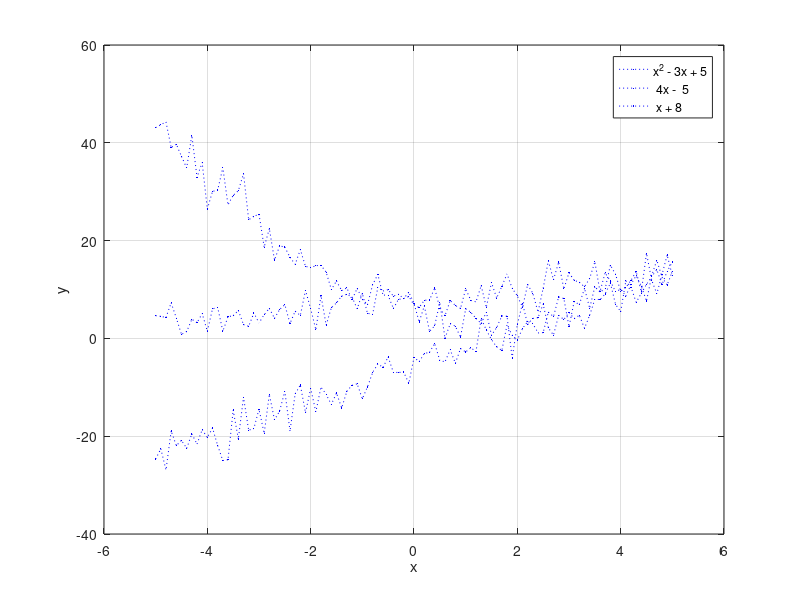

Recreate this plot in MATLAB. (Note: this script raises an error after producing the figure.)
sigma = 2.2;
x = -5:0.1:5; x = x';
y1 = x.^2 - 3 * x + 5 + randn(length(x), 1) * sigma;
y2 = 4 * x - 5 + randn(length(x), 1) * sigma;
y3 = x + 8 + randn(length(x), 1) * sigma;
figure(1)
plot(x, y1, '.:b', 'MarkerSize', 1)
hold on 
plot(x, y2, '.:b', 'MarkerSize', 1)
plot(x, y3, '.:b', 'MarkerSize', 1)
hold off
grid on
xlabel('x')
ylabel('y')
legend('x^2 - 3x + 5', ...
       ' 4x -  5', ...
       ' x + 8')
%% RUN MY ALGO
data = [x y1; x y2; x y3];
clust = mypolykmean(data(:,2)', data(:,1)', 3, 2);
% clust = mypolykmean(data(:,2), data(:,1), 3, 2, clust, 5);
title('')
grid on
disp('-------------')
for c=1:length(clust)
    try
        clust{c}.p
        R = clust{c}.S.R;
        df = clust{c}.S.df;
        normr = clust{c}.S.normr;
        sum(sum(inv(R) * inv(R)' * normr ^2 / df))
    catch
        disp('useless point')
        length(clust{c}.x)
    end
end
disp('===============')
